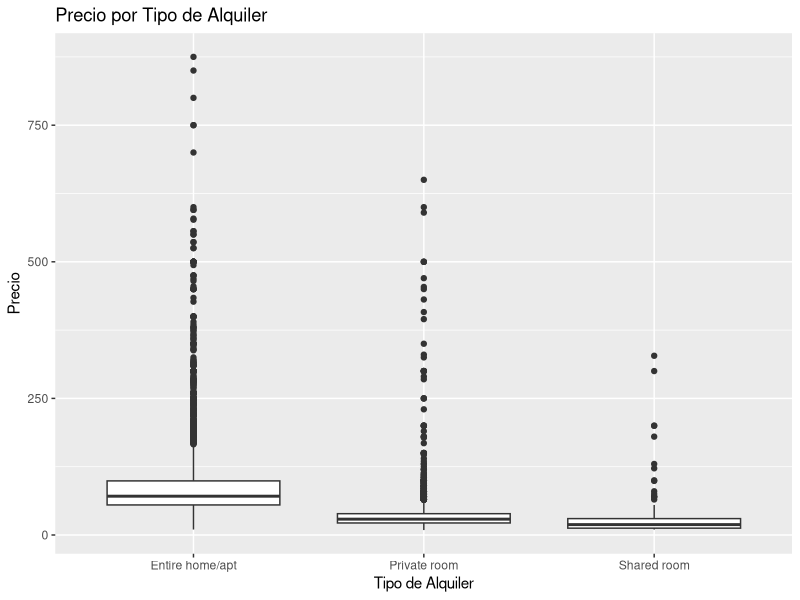
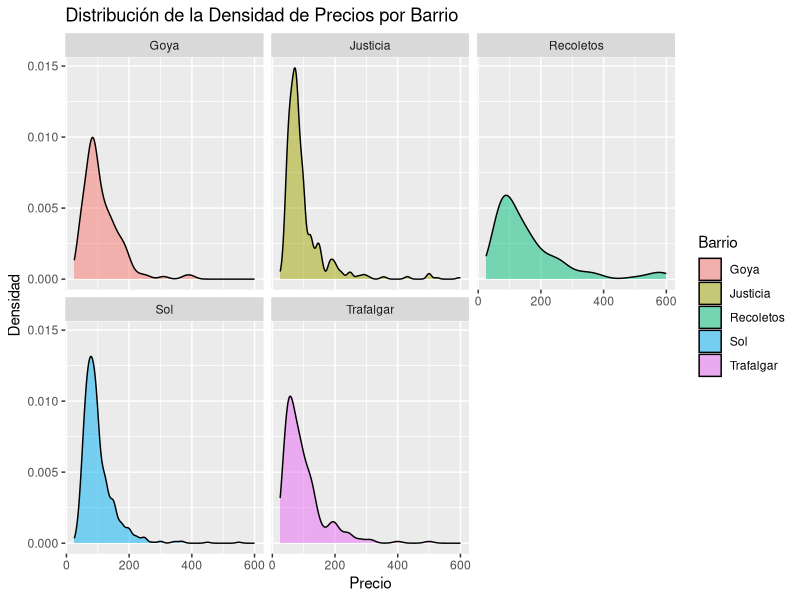
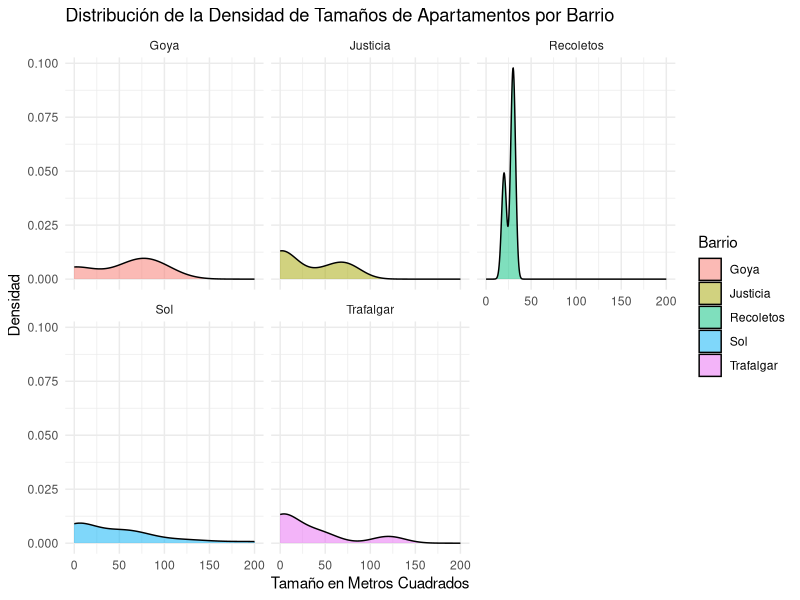
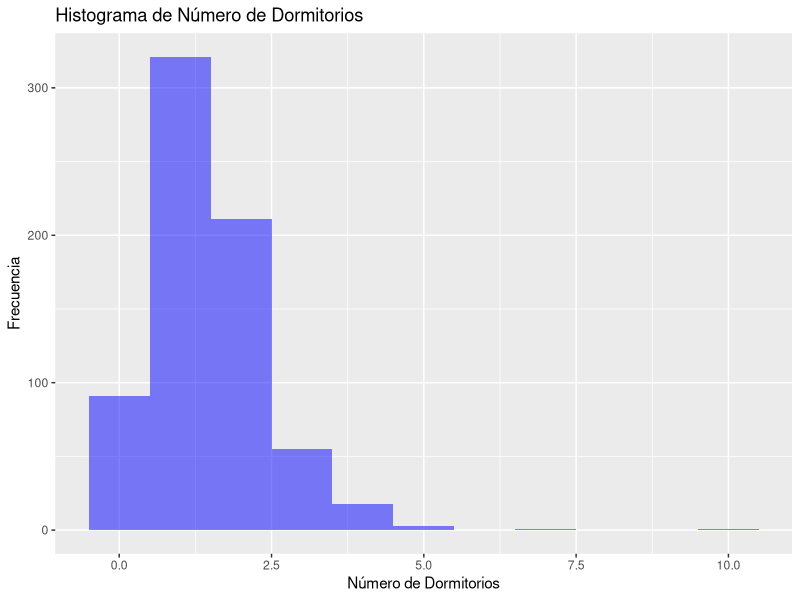
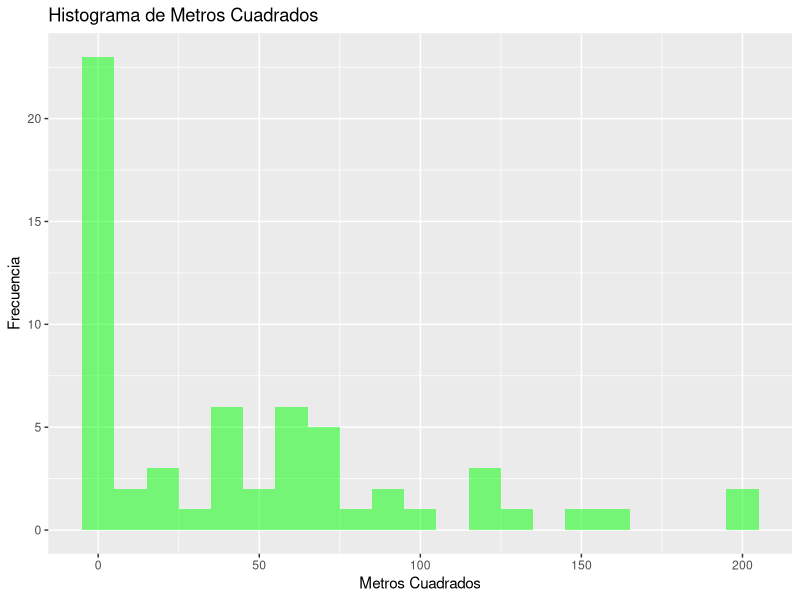

Reproduce these figures in R, in order.
## ---- chunk 1
library(ggplot2)
## ---- chunk 2
airbnb<-read.csv('data//airbnb.csv',sep = ',', stringsAsFactors = T)
## ---- chunk 3
head(airbnb)
## ---- chunk 4
newnames<-c("CodigoPostal","Barrio","TipoPropiedad","TipoAlquiler","MaxOcupantes","NumBanyos",
"NumDormitorios","NumCamas","TipoCama","Comodidades","PiesCuadrados","Precio","Puntuacion")
colnames(airbnb) <- newnames

## ---- chunk 5
airbnb$MetrosCuadrados <- airbnb$PiesCuadrados * 0.092903
airbnb[, c("PiesCuadrados", "MetrosCuadrados")]
## ---- chunk 6
library(dplyr)

airbnb <- airbnb %>%
  mutate(
    CodigoPostal = case_when(
      CodigoPostal %in% c('', '-') | !grepl("^28", CodigoPostal) ~ NA_character_,
      CodigoPostal == '2804' ~ '28004',
      CodigoPostal == '2805' ~ '28005',
      CodigoPostal == '28051\n28051'~ '28051',
      CodigoPostal %in% c('2815', '2815') ~ '28015',
      TRUE ~ CodigoPostal
    )
  ) %>%
  mutate(
    CodigoPostal = gsub("^(28002)\\n.*$", "\\1", CodigoPostal)
  )

## ---- chunk 7
    unique(airbnb$CodigoPostal)

## ---- chunk 8
top_5_codigos <- sort(table(airbnb$CodigoPostal), decreasing=TRUE)[1:5]
bottom_5_codigos <- tail(table(airbnb$CodigoPostal), decreasing=TRUE)[1:5]
top_5_codigos
bottom_5_codigos
## ---- chunk 9
unique(airbnb$Barrio[airbnb$CodigoPostal=='28012'])
## ---- chunk 10

barrios_28012 <- airbnb[airbnb$CodigoPostal == '28012', 'Barrio']
barrios_unicos_28012 <- unique(barrios_28012)
barrios_unicos_28012

## ---- chunk 11
table(airbnb$Barrio[airbnb$CodigoPostal=='28012'])
## ---- chunk 12
n_distinct(airbnb$Barrio)
unique(airbnb$Barrio)
## ---- chunk 13
sort(table(airbnb$Barrio), decreasing=TRUE)[1:5]
## ---- chunk 14
table(airbnb$TipoAlquiler)

ggplot(airbnb, aes(x = TipoAlquiler, y = Precio)) +
  geom_boxplot() +
  labs(title = "Precio por Tipo de Alquiler",
       x = "Tipo de Alquiler",
       y = "Precio")

## ---- chunk 15
entirePrecio <- mean(airbnb$Precio[airbnb$TipoAlquiler == "Entire home/apt"], na.rm=TRUE)
privatePrecio <- mean(airbnb$Precio[airbnb$TipoAlquiler == "Private room"], na.rm=TRUE)
sharedPrecio <- mean(airbnb$Precio[airbnb$TipoAlquiler == "Shared room"], na.rm=TRUE)

paste("El precio medio de entire room es", entirePrecio)
paste("El precio medio de private room es", privatePrecio)
paste("El precio medio de shared room es", sharedPrecio)

## ---- chunk 16
airbnb_entire <- filter(airbnb,airbnb$TipoAlquiler=="Entire home/apt")
table(airbnb_entire$TipoAlquiler)
## ---- chunk 17
sort(table(airbnb_entire$Barrio), decreasing=TRUE)[1:5]
## ---- chunk 18
mediaBarrio <- aggregate(Precio ~ Barrio, data = airbnb_entire, mean, na.rm=TRUE)
mediaBarrio_ordenado <- mediaBarrio[order(-mediaBarrio$Precio), ]
top_5_barrios <- head(mediaBarrio_ordenado,5)
top_5_barrios
## ---- chunk 19
# apartamentos por barrio
table(airbnb_entire$Barrio)

#nuevo DF
entradas_por_barrio <- as.data.frame(table(airbnb_entire$Barrio))
names(entradas_por_barrio) <- c("Barrio","NumeroDeEntradas")
nuevo_df <- merge(mediaBarrio, entradas_por_barrio, by = "Barrio")
nuevo_df
## ---- chunk 20
mas_100_entradas <- nuevo_df[nuevo_df$NumeroDeEntradas > 100,]
nuevodf_top5 <- head(mas_100_entradas[order(-mas_100_entradas$Precio), ],5)
nuevodf_top5
## ---- chunk 21
top_5_barrios <- nuevodf_top5$Barrio
airbnb_entire_top5 <- airbnb_entire[airbnb_entire$Barrio %in% top_5_barrios, ]
ggplot(airbnb_entire_top5, aes(x = Precio, fill = Barrio)) +
  geom_density(alpha = 0.5) +
  facet_wrap(~ Barrio) +
  labs(title = "Distribución de la Densidad de Precios por Barrio",
       x = "Precio",
       y = "Densidad") 


## ---- chunk 22
tamano_medio_por_barrio <- aggregate(MetrosCuadrados ~ Barrio, data = airbnb_entire, mean, na.rm = TRUE)

nuevodf_top5_completo <- merge(nuevodf_top5, tamano_medio_por_barrio, by = "Barrio")
nuevodf_top5_completo


## ---- chunk 23
ggplot(airbnb_entire_top5, aes(x = MetrosCuadrados, fill = Barrio)) +
  geom_density(alpha = 0.5) +
  facet_wrap(~ Barrio) +
  labs(title = "Distribución de la Densidad de Tamaños de Apartamentos por Barrio",
       x = "Tamaño en Metros Cuadrados",
       y = "Densidad") +
  theme_minimal()

## ---- chunk 24

barrio_sol <- subset(airbnb_entire, Barrio == "Sol")
variables_interes <- barrio_sol[, c("NumBanyos", "NumDormitorios", "MaxOcupantes", "MetrosCuadrados")]

#matriz de correlación
matriz_correlacion <- cor(variables_interes, use = "complete.obs")
matriz_correlacion

## ---- chunk 25
library(ggplot2)

ggplot(barrio_sol, aes(x = NumDormitorios)) +
  geom_histogram(binwidth = 1, fill = "blue", alpha = 0.5) +
  labs(title = "Histograma de Número de Dormitorios",
       x = "Número de Dormitorios",
       y = "Frecuencia")



## ---- chunk 26
ggplot(barrio_sol, aes(x = MetrosCuadrados)) +
  geom_histogram(binwidth = 10, fill = "green", alpha = 0.5) +
  labs(title = "Histograma de Metros Cuadrados",
       x = "Metros Cuadrados",
       y = "Frecuencia") 
## ---- chunk 27
barrio_sol <- subset(barrio_sol,MetrosCuadrados >= 5 & NumDormitorios >0)
## ---- chunk 28

## ---- chunk 29

correlacion_dormitorios_precio <- cor(airbnb_entire$NumDormitorios, airbnb_entire$Precio, use = "complete.obs")

correlacion_metros_precio <- cor(airbnb_entire$MetrosCuadrados, airbnb_entire$Precio, use = "complete.obs")
correlacion_dormitorios_precio
correlacion_metros_precio

## ---- chunk 30

modelo <- lm(Precio ~ MetrosCuadrados, data = airbnb_entire)
summary(modelo)
intervalo_confianza <- confint(modelo, "MetrosCuadrados", level = 0.95)
intervalo_confianza

## ---- chunk 31
modelo2 <- lm(Precio ~ NumDormitorios, data = airbnb_entire)
intervalo_confianza <- confint(modelo2, "NumDormitorios", level = 0.95)

summary(modelo)
intervalo_confianza
## ---- chunk 32
# Filtrar los apartamentos en el barrio de Sol
sol_apartamentos <- subset(airbnb_entire, Barrio == "Sol")

# Calcular el número total de apartamentos en Sol
total_sol <- nrow(sol_apartamentos)

# Calcular el número de apartamentos con 3 dormitorios en Sol
tres_dormitorios_sol <- sum(sol_apartamentos$NumDormitorios == 3)

# Calcular la probabilidad
probabilidad_tres_dormitorios <- tres_dormitorios_sol / total_sol

# Calcular el intervalo de confianza para la proporción
intervalo_confianza <- binom.test(tres_dormitorios_sol, total_sol)$conf.int

# Mostrando resultados
probabilidad_tres_dormitorios
intervalo_confianza

